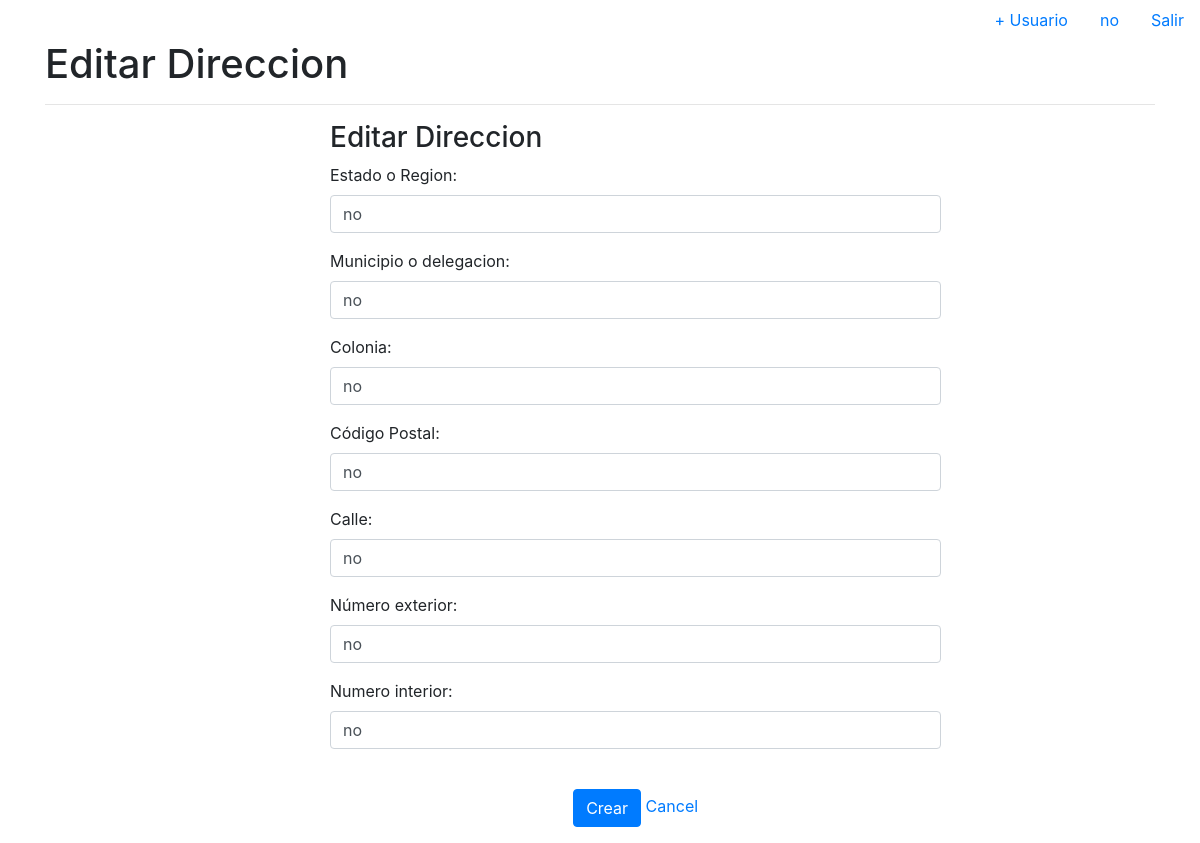
The page /user/address/edit/9/ (signed in) on the database its author committed.
### apps/users/models.py (models this page shows, shortened)
class Address(models.Model):
    country = models.CharField(
        verbose_name='Pais',
        blank=True,
        null=True,
        default='MX',
        max_length=3
    )
    region = models.CharField(
        verbose_name='Estado o Region',
        blank=True,
        null=True,
        max_length=100
    )
    town = models.CharField(
        verbose_name='Municipio o delegacion',
        blank=True,
        null=True,
        max_length=100
    )
    neighborhood = models.CharField(
        verbose_name='Colonia',
        blank=True,
        null=True,
        max_length=100,
    )
    zip_code = models.CharField(
        verbose_name='Código Postal',
        blank=True,
        null=True,
        max_length=6
    )
    street = models.CharField(
        verbose_name='Calle',
        blank=True,
        null=True,
        max_length=100
    )
    street_number = models.CharField(
        verbose_name='Número exterior',
        blank=True,
        null=True,
        max_length=10
    )
    suite_number = models.CharField(
        verbose_name='Numero interior',
        blank=True,
        null=True,
        max_length=100
    )
    class Meta:
        verbose_name = "Direccion"
        verbose_name_plural = "Direcciones"

### apps/users/views.py (the view, shortened to what this page needs)
# urls.py: path('address/edit/<int:pk>/', address_edit, name='address_edit'),
@login_required
def address_edit(request, pk=None):
    template_name = 'edit_address.html'
    if request.method == 'GET':
        try:
            address = Address.objects.get(id=pk)
            context = {
                'address': address
            }
            return render(request, template_name, context)
        except Exception as e:
            messages.error(request, e.args[0])
            return redirect('/')

### templates/edit_address.html (shortened to what this page needs)
{% extends "address.html" %}
{% block page_title %}
    Editar Direccion
{% endblock page_title %}
{% block name %}
    Editar Direccion
{% endblock name %}
{% block form-content %}
    <p>
        <label for="id_region">Estado o Region:</label>
        <input type="text" value="{{address.region}}" name="region" placeholder="Estado" class="form-control" required-field="" maxlength="100" required="" id="id_region">
    </p>
    <p>
        <label for="id_town">Municipio o delegacion:</label>
        <input type="text" value="{{address.town}}" name="town" placeholder="Delegacion" class="form-control" required-field="" maxlength="100" required="" id="id_town">
    </p>
    <p>
        <label for="id_neighborhood">Colonia:</label>
        <input type="text" value="{{address.neighborhood}}" name="neighborhood" placeholder="colonia" class="form-control" required-field="" maxlength="100" required="" id="id_neighborhood">
    </p>
    <p>
        <label for="id_zip_code">Código Postal:</label>
        <input type="text" value="{{address.zip_code}}" name="zip_code" placeholder="Codigo Postal" class="form-control" required-field="" maxlength="6" required="" id="id_zip_code">
    </p>
    <p>
        <label for="id_street">Calle:</label>
        <input type="text" value="{{address.street}}" name="street" placeholder="Calle" class="form-control" required-field="" maxlength="100" required="" id="id_street">
    </p>
    <p>
        <label for="id_street_number">Número exterior:</label>
        <input type="text" value="{{address.street_number}}" name="street_number" placeholder="Numero exterior" class="form-control" required-field="" maxlength="10" required="" id="id_street_number">
    </p>
    <p>
        <label for="id_suite_number">Numero interior:</label>
        <input type="text" value="{{address.suite_number}}" name="suite_number" placeholder="Numero interior" class="form-control" maxlength="100" id="id_suite_number">
    </p>
{% endblock form-content %}

### templates/base.html (shortened to what this page needs)
<!doctype html>
<html lang="en">
  <head>
    <link rel="stylesheet" href="https://maxcdn.bootstrapcdn.com/bootstrap/4.0.0/css/bootstrap.min.css">
    <link href="https://maxcdn.bootstrapcdn.com/font-awesome/4.7.0/css/font-awesome.min.css" rel="stylesheet">
  </head>
  <body>
    <ul class="nav justify-content-end">
      <li class="nav-item">
        <a class="nav-link" href="/user/new/">+ Usuario</a>
      </li>
      <li class="nav-item">
        {% if user.is_authenticated %}
            <a class="nav-link" href="{% url 'users:edit' pk=user.client.id %}">{{user.username}}</a>
        {% else %}
            <a class="nav-link" href data-toggle="modal" data-target="#RegistroModal">Registrate</a>
        {% endif %}
      </li>
      <li class="nav-item">
        {% if user.is_authenticated %}
            <a href="/logout/" class="nav-link">Salir</a>
        {% else %}
            <a class="nav-link" href data-toggle="modal" data-target="#LoginModal">Login</a>
        {% endif %}
      </li>
    </ul>
    {% block content %}
    {% endblock content %}
  </body>
</html>

### rows shown on the page
Address: region "no", town "no", neighborhood "no", zip_code "no", street "no", street_number "no", suite_number "no"

### other values the page prints
{{ user.username }} "no"
